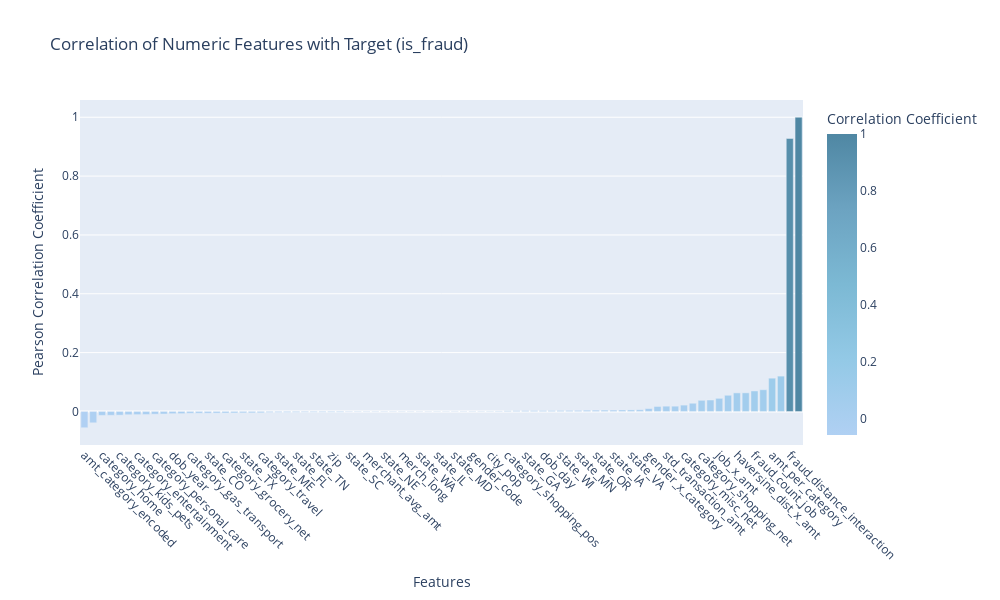

The code cell stored with this chart in its notebook:
### Code cell
numeric_features = train_df.select_dtypes(include=['int64', 'float64','int32','int8','int16']).columns.tolist()
numeric_features = [col for col in numeric_features if col != 'cc_num']

# Compute correlation with target
target_col = 'is_fraud'
features_for_corr = numeric_features.copy()
if target_col not in features_for_corr:
    features_for_corr.append(target_col)

correlation_with_target = train_df[features_for_corr].corr()[target_col].sort_values()

# Interactive bar chart
pastel_blue_colors = ['#b0d0f3', '#93c9e6', '#7cb9d4', '#6ca3c1', '#4f87a3']

fig = px.bar(
    x=correlation_with_target.index,
    y=correlation_with_target.values,
    labels={"x": "Features", "y": "Pearson Correlation Coefficient"},
    title=f"Correlation of Numeric Features with Target ({target_col})",
    color=correlation_with_target.values,
    color_continuous_scale=pastel_blue_colors
)

fig.update_layout(
    xaxis=dict(title="Features", tickangle=45),
    yaxis=dict(title="Pearson Correlation Coefficient"),
    coloraxis_colorbar=dict(title="Correlation Coefficient"),
    height=600,
    width=1000
)

fig.show()

### Figure 1 — Plotly figure (JSON) as saved in the notebook; plotly's stock layout.template omitted (floating-point values rounded to 4 significant figures)
{"data": [{"hovertemplate": "Features=%{x}<br>Pearson Correlation Coefficient=%{y}<br>color=%{marker.color}<extra></extra>", "legendgroup": "", "marker": {"color": [-0.05535, -0.03855, -0.01342, -0.01307, -0.01262, -0.01105, -0.01074, -0.01047, -0.009257, -0.008779, -0.007513, -0.007383, -0.006112, -0.006018, -0.005874, -0.005603, -0.005369, -0.005074, -0.004797, -0.004783, -0.004551, -0.003404, -0.003071, -0.00292, -0.002759, -0.002443, -0.002388, -0.002344, -0.002271, -0.002229, -0.001056, -0.0009828, -0.0007789, -0.0007755, -0.0007742, -0.0007079, -0.0006587, -0.0005521, -0.0003209, -0.0003018, 0.0004503, 0.0005031, 0.0006115, 0.000628, 0.0007475, 0.0007475, 0.0008853, 0.00125, 0.002115, 0.00268, 0.002979, 0.003093, 0.003097, 0.003277, 0.003394, 0.003664, 0.003749, 0.004292, 0.0044, 0.004619, 0.004703, 0.005053, 0.00523, 0.005768, 0.01002, 0.01698, 0.01801, 0.01801, 0.02164, 0.02798, 0.03794, 0.03893, 0.04468, 0.05503, 0.06318, 0.06332, 0.06978, 0.0739, 0.1132, 0.1202, 0.9279, 1.0], "coloraxis": "coloraxis", "pattern": {"shape": ""}}, "name": "", "orientation": "v", "showlegend": false, "textposition": "auto", "type": "bar", "x": ["amt_category_encoded", "transaction_count", "category_home", "unix_time", "category_kids_pets", "category_food_dining", "category_entertainment", "category_health_fitness", "category_personal_care", "state_WV", "dob_year", "category_misc_pos", "category_gas_transport", "state_OH", "state_CO", "state_WY", "category_grocery_net", "job_code", "state_TX", "dob_month", "category_travel", "state_AR", "state_ME", "state_LA", "state_FL", "state_CA", "state_TN", "state_MI", "zip", "state_PA", "state_SC", "haversine_dist", "merchant_avg_amt", "state_AL", "state_NE", "state_NC", "merch_long", "haversine_dist_x_city_pop", "state_WA", "state_KS", "state_IL", "state_NJ", "state_MD", "state_ND", "gender_code", "gender_M", "city_pop", "state_MO", "category_shopping_pos", "state_OK", "state_GA", "state_NM", "dob_day", "merchant_tx_count", "state_WI", "state_KY", "state_MN", "state_NY", "state_OR", "state_MS", "state_IA", "age_group_encoded", "state_VA", "state_IN", "gender_x_category", "category_code", "std_transaction_amt", "cust_amt_std", "category_misc_net", "category_grocery_pos", "category_shopping_net", "avg_transaction_amt", "job_x_amt", "fraud_count_category", "haversine_dist_x_amt", "fraud_count_merchant", "fraud_count_job", "amt_per_capita", "amt_per_category", "total_fraud", "fraud_distance_interaction", "is_fraud"], "xaxis": "x", "y": [-0.05535, -0.03855, -0.01342, -0.01307, -0.01262, -0.01105, -0.01074, -0.01047, -0.009257, -0.008779, -0.007513, -0.007383, -0.006112, -0.006018, -0.005874, -0.005603, -0.005369, -0.005074, -0.004797, -0.004783, -0.004551, -0.003404, -0.003071, -0.00292, -0.002759, -0.002443, -0.002388, -0.002344, -0.002271, -0.002229, -0.001056, -0.0009828, -0.0007789, -0.0007755, -0.0007742, -0.0007079, -0.0006587, -0.0005521, -0.0003209, -0.0003018, 0.0004503, 0.0005031, 0.0006115, 0.000628, 0.0007475, 0.0007475, 0.0008853, 0.00125, 0.002115, 0.00268, 0.002979, 0.003093, 0.003097, 0.003277, 0.003394, 0.003664, 0.003749, 0.004292, 0.0044, 0.004619, 0.004703, 0.005053, 0.00523, 0.005768, 0.01002, 0.01698, 0.01801, 0.01801, 0.02164, 0.02798, 0.03794, 0.03893, 0.04468, 0.05503, 0.06318, 0.06332, 0.06978, 0.0739, 0.1132, 0.1202, 0.9279, 1.0], "yaxis": "y"}], "layout": {"barmode": "relative", "coloraxis": {"colorbar": {"title": {"text": "Correlation Coefficient"}}, "colorscale": [[0, "#b0d0f3"], [0.25, "#93c9e6"], [0.5, "#7cb9d4"], [0.75, "#6ca3c1"], [1, "#4f87a3"]]}, "height": 600, "legend": {"tracegroupgap": 0}, "title": {"text": "Correlation of Numeric Features with Target (is_fraud)"}, "width": 1000, "xaxis": {"anchor": "y", "domain": [0, 1], "tickangle": 45, "title": {"text": "Features"}}, "yaxis": {"anchor": "x", "domain": [0, 1], "title": {"text": "Pearson Correlation Coefficient"}}}}
